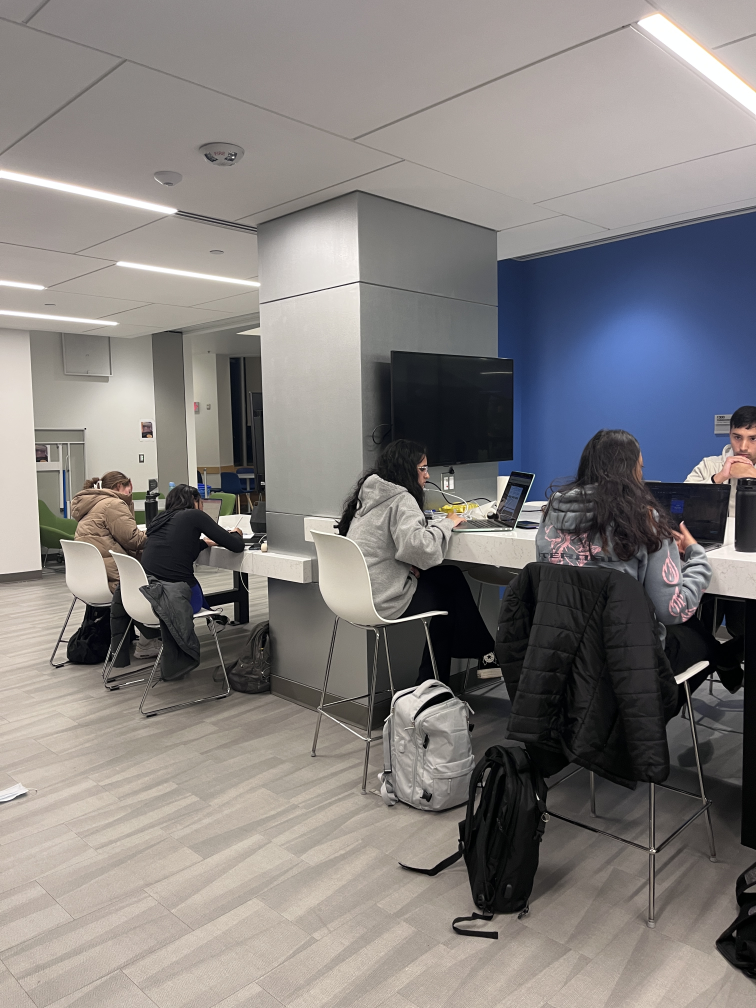
#> input picture negatives/IMG_4794.JPG, 3024 x 4032 px (shown at 1/4 size)
$ python -i server.py   (imports and definitions only)
#> lines starting #> are read from the running program, lines starting #| are printed output that depends on the picture
#!/usr/bin/python

import struct
import socket
import sys
import threading
from    matplotlib import pyplot as plt
import time
import numpy
import cv2

# --- constants ---

HOST = '0.0.0.0'   # local address IP (not external address IP)
# '0.0.0.0' or '' - conection on all NICs (Network Interface Card),
# '127.0.0.1' or 'localhost' - local conection only (can't connect from remote computer)
# 'Local_IP' - connection only on one NIC which has this IP

PORT = 5001 # local port (not external port)


def handle_client(conn, addr):
    try:
        while True:
            data = conn.recv(1048576)
            img_np_arr = numpy.asarray(bytearray(data), dtype="uint8")
            decimg = cv2.imdecode(img_np_arr, 1)
            cv2.imshow('SERVER', decimg)
            found_objs = detect_objects(decimg)
            data = str(found_objs).encode('utf-8')
            if cv2.waitKey(1) & 0xFF == ord('q'):
                break
            conn.send(data)
    except BrokenPipeError:
        print('[DEBUG] addr:', addr, 'Connection closed by client?')
    except Exception as ex:
        print('[DEBUG] addr:', addr, 'Exception:', ex, )
    finally:
        conn.close()


def detect_objects(img):
    img_gray = cv2.cvtColor(img, cv2.COLOR_BGR2GRAY)
    img_rgb = cv2.cvtColor(img, cv2.COLOR_BGR2RGB)

    found = face_data.detectMultiScale(img_gray,
                                       minSize=(20, 20))

    # Don't do anything if there's
    # no sign
    amount_found = len(found)
    if amount_found != 0:

        # There may be more than one
        # sign in the image
        for x, y, w, h in found:
            center = (x + w // 2, y + h // 2)
            radius = int(round((w + h)*0.25))
            img_rgb = cv2.circle(img_rgb, center, radius, (255, 0, 0 ), 4)
    cv2.imshow("Capture - Face detection", img_rgb)

    return found
    # # Creates the environment of
    # # the picture and shows it
    # plt.subplot(1, 1, 1)
    # plt.imshow(img_rgb)
    # plt.show()


# [60 lines not run here, left out]

    # for t in all_threads:
    #    t.running = False # it would need to build own class Thread
    #    t.join()

import socket
import cv2
import numpy

# [28 lines of commented-out code are left out]

>>> import cv2
>>> picture = cv2.imread('../negatives/IMG_4794.JPG')
#> picture is the input picture: shape (4032, 3024, 3); mean B, G, R 126.1, 127.3, 131.1
>>> result = detect_objects(picture)
#> in detect_objects, `img_gray = cv2.cvtColor(img, cv2.COLOR_BGR2GRAY)`:
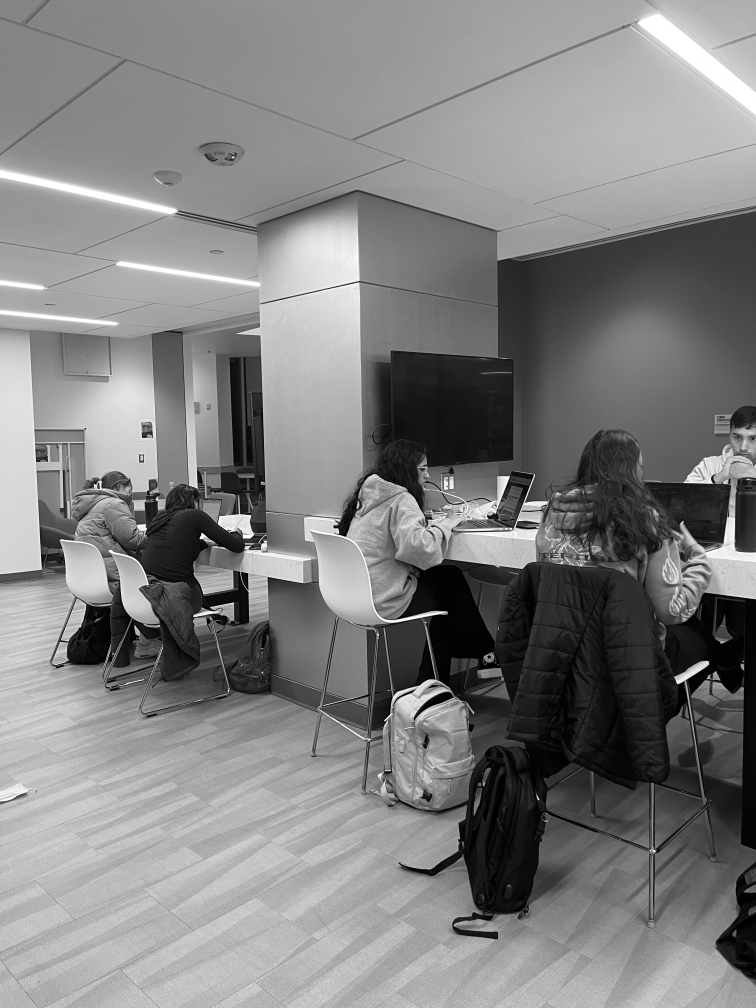
#> img_gray: shape (4032, 3024) (shown at 1/4 size); min 0, max 255, mean 128.3
#> (the run stopped early here; a loop or call above may not have finished)

$ run again, on negatives/IMG_4797.JPG
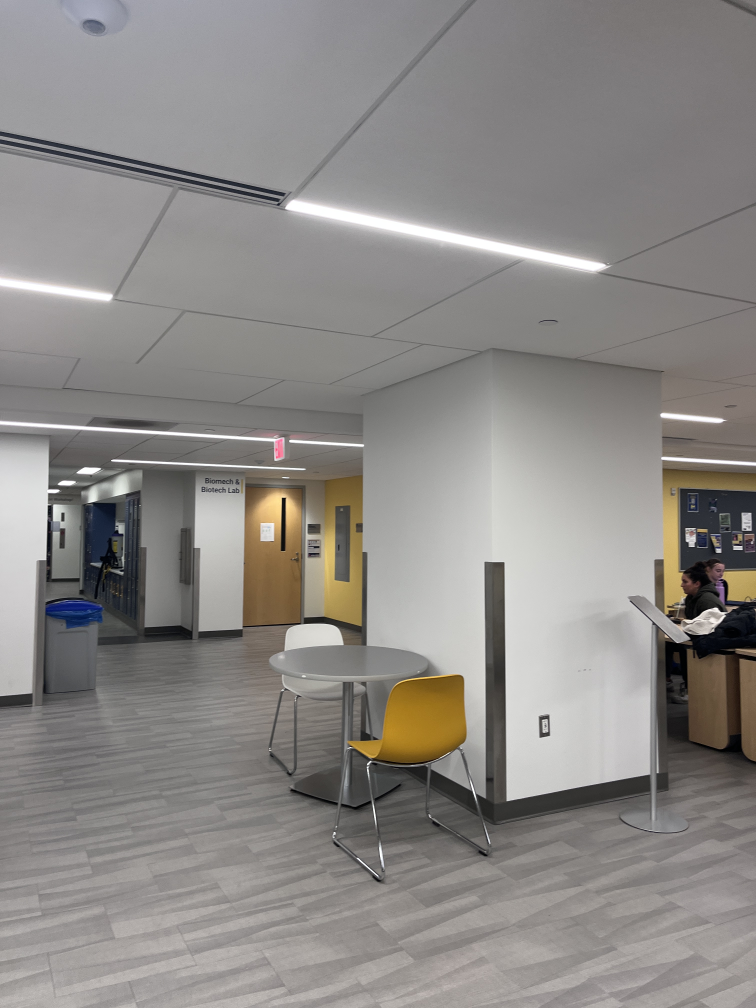
#> input picture negatives/IMG_4797.JPG, 3024 x 4032 px (shown at 1/4 size)
#> picture is the input picture: shape (4032, 3024, 3); mean B, G, R 134.6, 137.4, 140.5
#> in detect_objects, `img_gray = cv2.cvtColor(img, cv2.COLOR_BGR2GRAY)`:
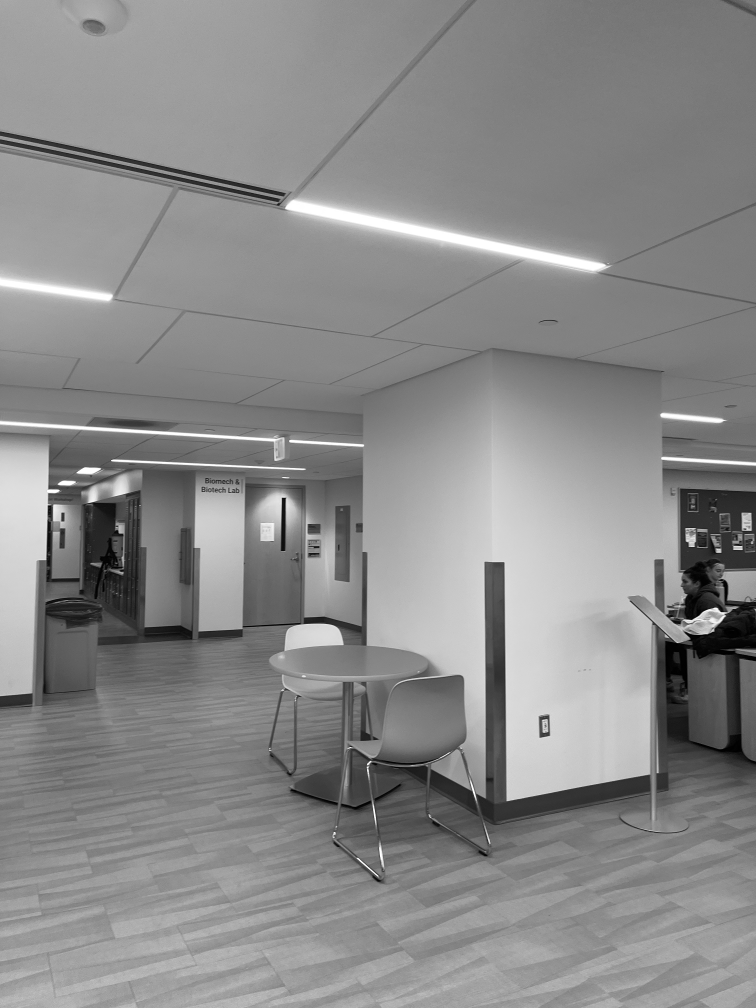
#> img_gray: shape (4032, 3024) (shown at 1/4 size); min 0, max 255, mean 138

$ run again, on negatives/IMG_4799.JPG
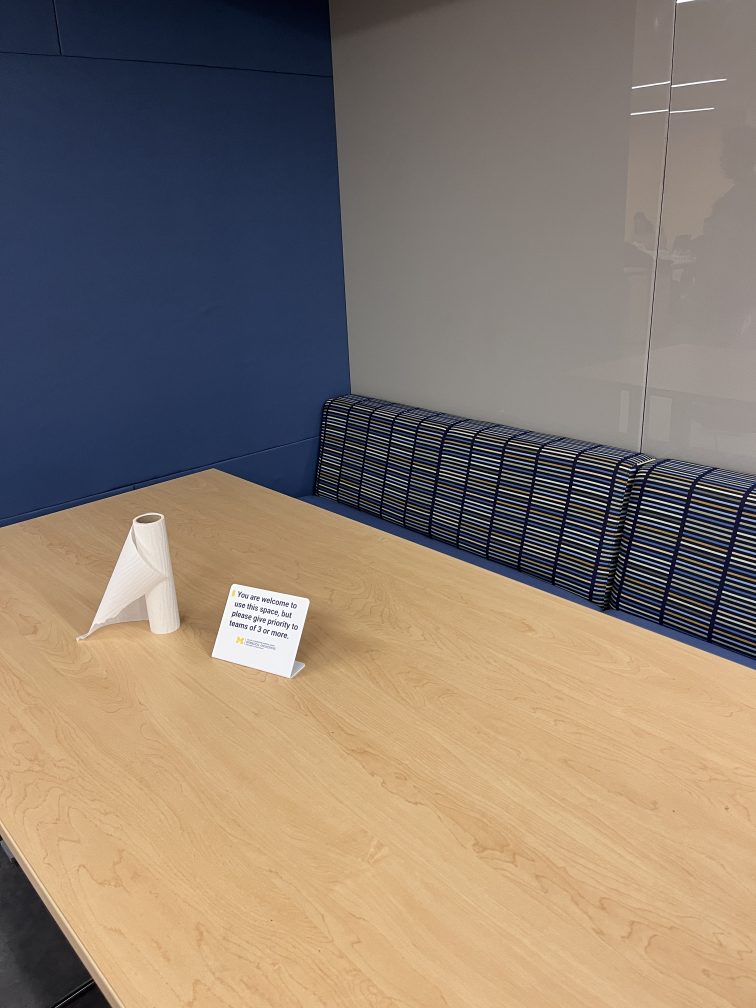
#> input picture negatives/IMG_4799.JPG, 3024 x 4032 px (shown at 1/4 size)
#> picture is the input picture: shape (4032, 3024, 3); mean B, G, R 110.4, 123.2, 137.2
#> in detect_objects, `img_gray = cv2.cvtColor(img, cv2.COLOR_BGR2GRAY)`:
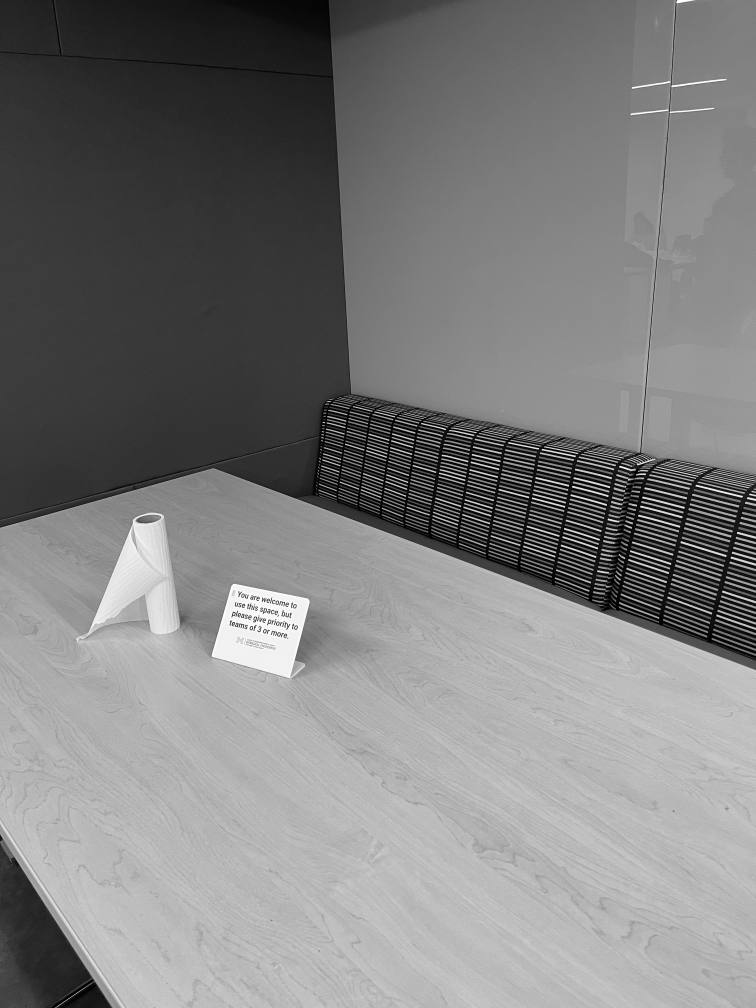
#> img_gray: shape (4032, 3024) (shown at 1/4 size); min 0, max 255, mean 125.9

$ run again, on negatives/IMG_4800.JPG
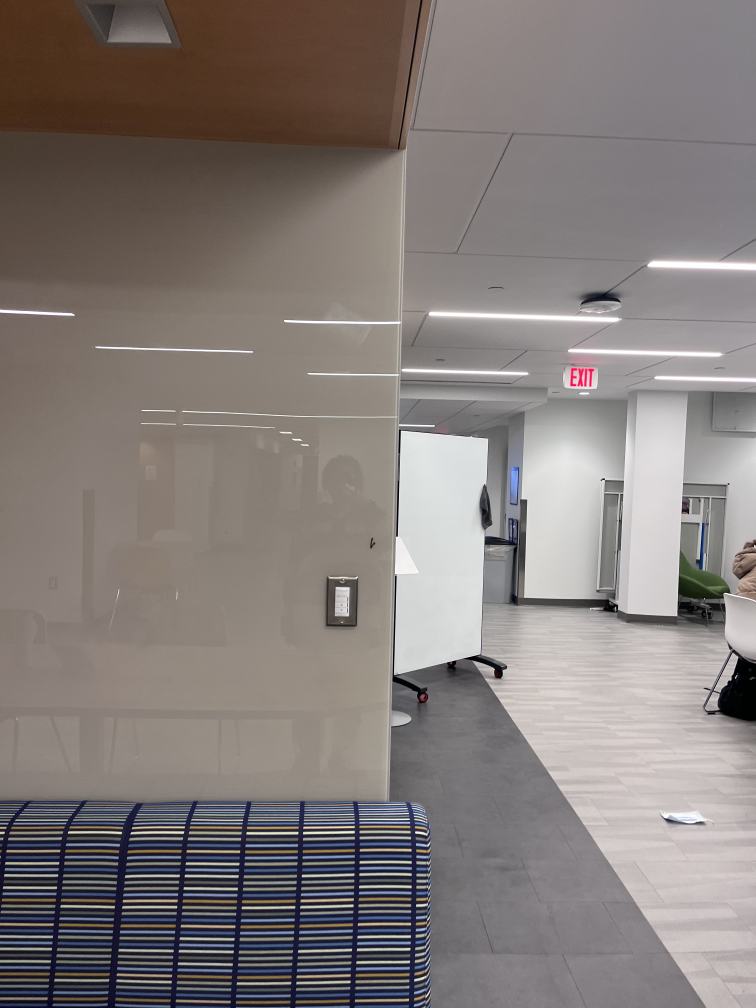
#> input picture negatives/IMG_4800.JPG, 3024 x 4032 px (shown at 1/4 size)
#> picture is the input picture: shape (4032, 3024, 3); mean B, G, R 121.9, 124.5, 131.8
#> in detect_objects, `img_gray = cv2.cvtColor(img, cv2.COLOR_BGR2GRAY)`:
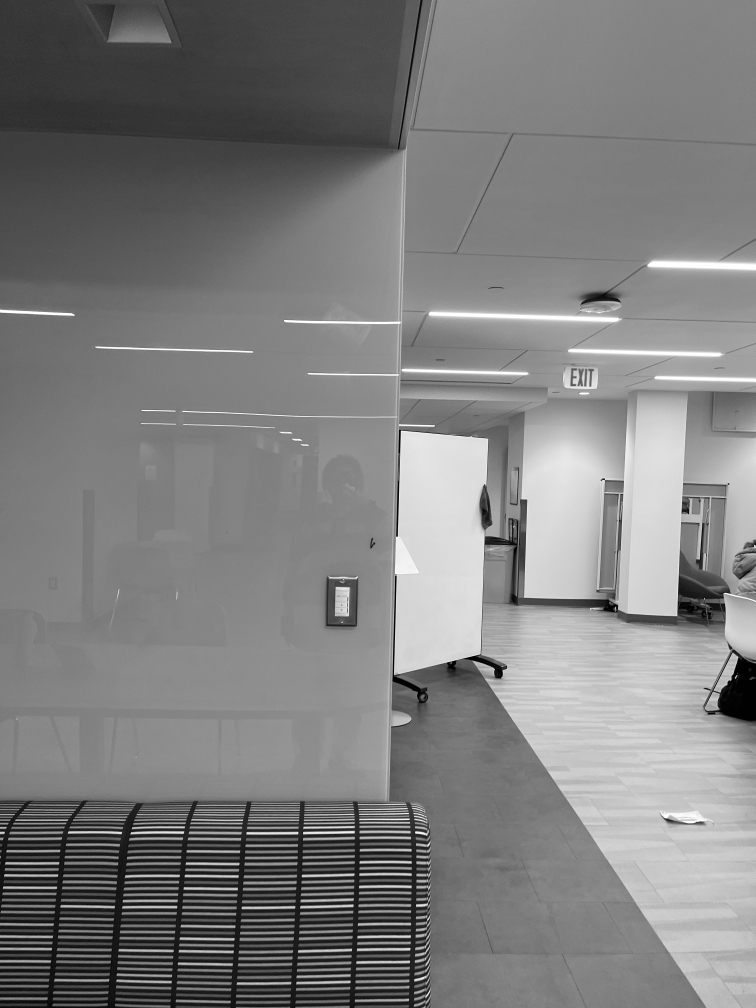
#> img_gray: shape (4032, 3024) (shown at 1/4 size); min 0, max 255, mean 126.4
